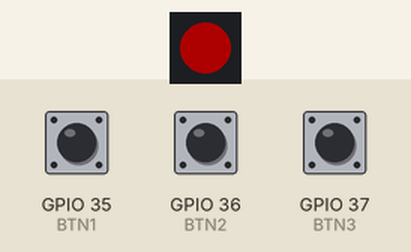
Simulated run of this sketch. Board: ESP32. Shown: 1 RGB LEDs in strip order, left to right. Inputs (shaded band) come from the test bench; at power-on: GPIO 35 (BTN1) LOW, GPIO 36 (BTN2) LOW, GPIO 37 (BTN3) LOW. Dim RGB values are drawn brighter than linear.

Above: at 1.2 s.
1.3 s: GPIO 35 (BTN1) pulled HIGH for 0.15 s
At 1.9 s:
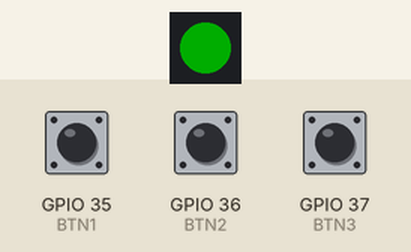
2.9 s: GPIO 36 (BTN2) pulled HIGH for 0.15 s
At 3.2 s:
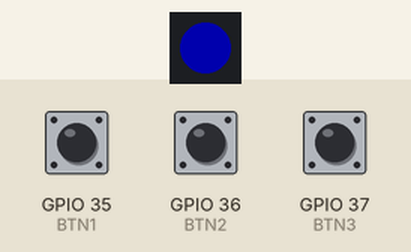
4.5 s: GPIO 37 (BTN3) pulled HIGH for 0.15 s
At 5.6 s:
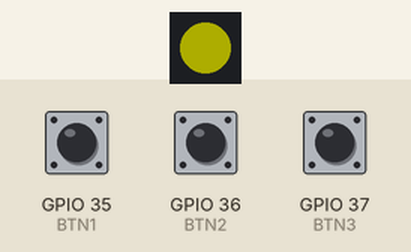
6.1 s: GPIO 35 (BTN1) pulled HIGH for 1 s
At 6.8 s:
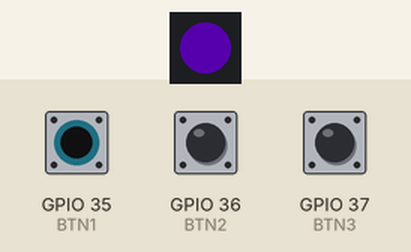
8.6 s: GPIO 36 (BTN2) pulled HIGH for 1 s
At 9.9 s:
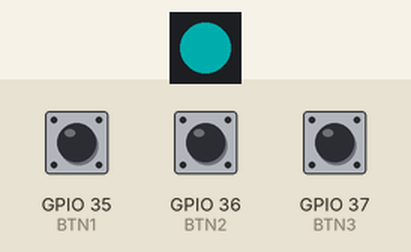
11.1 s: GPIO 37 (BTN3) pulled HIGH for 1 s
At 11.8 s:
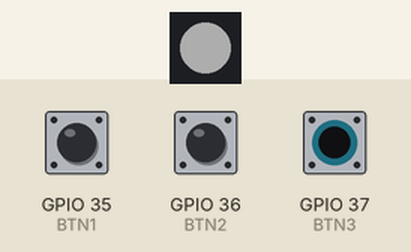
Timing chart, 0 to 14.1 s (numbered marks = the images above; inputs shaded):
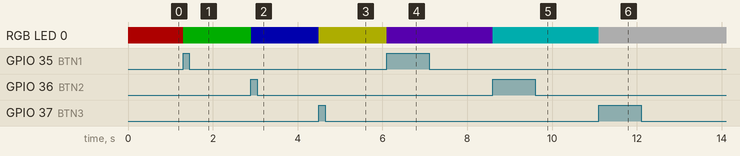

The sketch:

button_test.ino
```cpp
#include <Adafruit_NeoPixel.h>

#define LED_PIN 48      // built-in RGB LED. Try 21 if 48 doesn't work
#define NUM_LEDS 1

#define BTN1 35
#define BTN2 36
#define BTN3 37

Adafruit_NeoPixel led(NUM_LEDS, LED_PIN, NEO_GRB + NEO_KHZ800);

int colorIndex = 0;

uint32_t colors[] = {
  led.Color(255, 0, 0),     // Red
  led.Color(0, 255, 0),     // Green
  led.Color(0, 0, 255),     // Blue
  led.Color(255, 255, 0),   // Yellow
  led.Color(128, 0, 255),   // Violet
  led.Color(0, 255, 255),   // Cyan
  led.Color(255, 255, 255)  // White
};

const int totalColors = sizeof(colors) / sizeof(colors[0]);

bool lastButtonState = LOW;
unsigned long lastDebounceTime = 0;
const unsigned long debounceDelay = 200;

void setup() {
  led.begin();
  led.setBrightness(50);
  led.setPixelColor(0, colors[colorIndex]);
  led.show();

  pinMode(BTN1, INPUT);
  pinMode(BTN2, INPUT);
  pinMode(BTN3, INPUT);
}

void loop() {
  bool buttonPressed =
    digitalRead(BTN1) == HIGH ||
    digitalRead(BTN2) == HIGH ||
    digitalRead(BTN3) == HIGH;

  if (buttonPressed && !lastButtonState) {
    if (millis() - lastDebounceTime > debounceDelay) {
      colorIndex++;

      if (colorIndex >= totalColors) {
        colorIndex = 0;
      }

      led.setPixelColor(0, colors[colorIndex]);
      led.show();

      lastDebounceTime = millis();
    }
  }

  lastButtonState = buttonPressed;
}
```

Measured:
- after the input at 1.3 s, RGB LED 0: RGB(50, 0, 0) → RGB(0, 50, 0) at once
- after the input at 2.9 s, RGB LED 0: RGB(0, 50, 0) → RGB(0, 0, 50) at once
- after the input at 4.5 s, RGB LED 0: RGB(0, 0, 50) → RGB(50, 50, 0) at once
- after the input at 6.1 s, RGB LED 0: RGB(50, 50, 0) → RGB(25, 0, 50) at once
- after the input at 8.6 s, RGB LED 0: RGB(25, 0, 50) → RGB(0, 50, 50) at once
- after the input at 11.1 s, RGB LED 0: RGB(0, 50, 50) → RGB(50, 50, 50) at once
